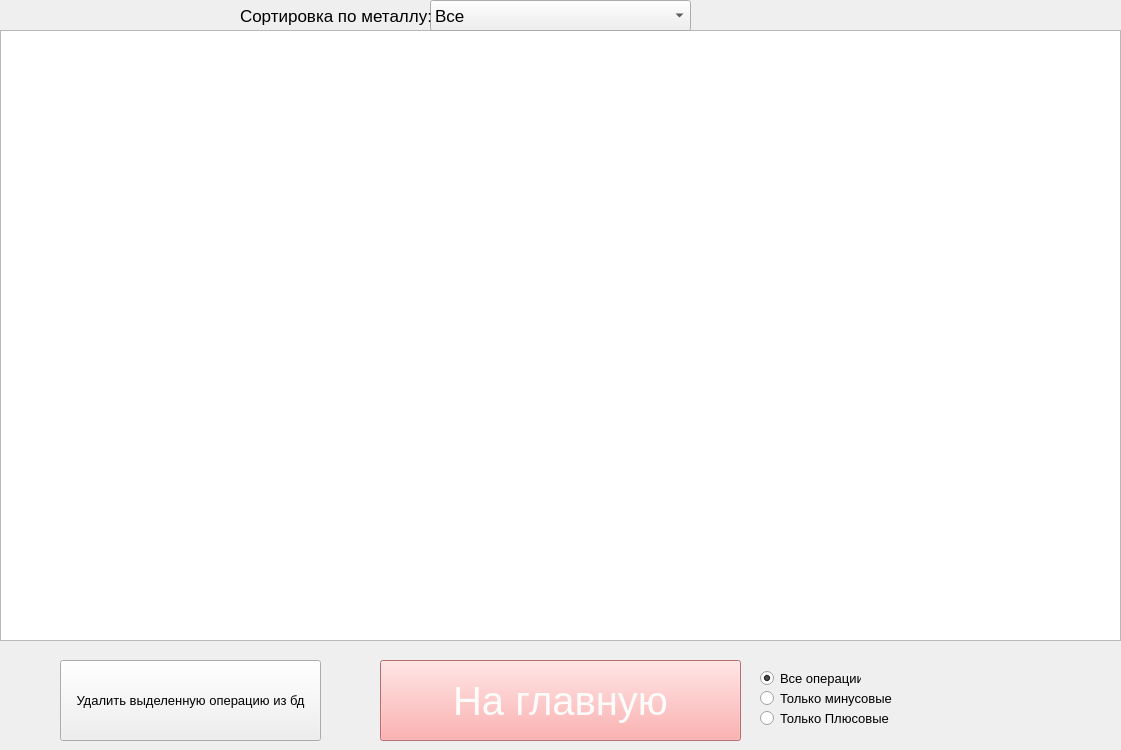
<?xml version="1.0" encoding="UTF-8"?>
<ui version="4.0">
 <class>Form</class>
 <widget class="QWidget" name="Form">
  <property name="geometry">
   <rect>
    <x>0</x>
    <y>0</y>
    <width>1121</width>
    <height>750</height>
   </rect>
  </property>
  <property name="windowTitle">
   <string>Form</string>
  </property>
  <widget class="QRadioButton" name="radioButton_all">
   <property name="geometry">
    <rect>
     <x>760</x>
     <y>670</y>
     <width>101</width>
     <height>17</height>
    </rect>
   </property>
   <property name="font">
    <font>
     <pointsize>10</pointsize>
    </font>
   </property>
   <property name="text">
    <string>Все операции</string>
   </property>
   <property name="checked">
    <bool>true</bool>
   </property>
   <attribute name="buttonGroup">
    <string notr="true">radiobuttonGroup</string>
   </attribute>
  </widget>
  <widget class="QPushButton" name="btn_removeOperation">
   <property name="geometry">
    <rect>
     <x>60</x>
     <y>660</y>
     <width>261</width>
     <height>81</height>
    </rect>
   </property>
   <property name="font">
    <font>
     <pointsize>10</pointsize>
    </font>
   </property>
   <property name="text">
    <string>Удалить выделенную операцию из бд</string>
   </property>
  </widget>
  <widget class="QTableWidget" name="tableWidget">
   <property name="geometry">
    <rect>
     <x>0</x>
     <y>30</y>
     <width>1121</width>
     <height>611</height>
    </rect>
   </property>
   <property name="font">
    <font>
     <pointsize>15</pointsize>
    </font>
   </property>
   <property name="sizeAdjustPolicy">
    <enum>QAbstractScrollArea::AdjustIgnored</enum>
   </property>
   <attribute name="horizontalHeaderCascadingSectionResizes">
    <bool>false</bool>
   </attribute>
   <attribute name="horizontalHeaderDefaultSectionSize">
    <number>157</number>
   </attribute>
   <attribute name="horizontalHeaderMinimumSectionSize">
    <number>70</number>
   </attribute>
   <attribute name="verticalHeaderCascadingSectionResizes">
    <bool>false</bool>
   </attribute>
  </widget>
  <widget class="QRadioButton" name="radioButton_negative">
   <property name="geometry">
    <rect>
     <x>760</x>
     <y>690</y>
     <width>141</width>
     <height>17</height>
    </rect>
   </property>
   <property name="font">
    <font>
     <pointsize>10</pointsize>
    </font>
   </property>
   <property name="text">
    <string>Только минусовые</string>
   </property>
   <attribute name="buttonGroup">
    <string notr="true">radiobuttonGroup</string>
   </attribute>
  </widget>
  <widget class="QPushButton" name="btn_goBack">
   <property name="geometry">
    <rect>
     <x>380</x>
     <y>660</y>
     <width>361</width>
     <height>81</height>
    </rect>
   </property>
   <property name="font">
    <font>
     <pointsize>30</pointsize>
    </font>
   </property>
   <property name="styleSheet">
    <string notr="true">background-color: rgb(255, 153, 153);
color: rgb(254, 251, 251);</string>
   </property>
   <property name="text">
    <string>На главную</string>
   </property>
  </widget>
  <widget class="QComboBox" name="comboBox_metals">
   <property name="geometry">
    <rect>
     <x>430</x>
     <y>0</y>
     <width>261</width>
     <height>31</height>
    </rect>
   </property>
   <property name="font">
    <font>
     <pointsize>13</pointsize>
    </font>
   </property>
   <item>
    <property name="text">
     <string>Все</string>
    </property>
   </item>
  </widget>
  <widget class="QLabel" name="label">
   <property name="geometry">
    <rect>
     <x>240</x>
     <y>0</y>
     <width>191</width>
     <height>31</height>
    </rect>
   </property>
   <property name="font">
    <font>
     <pointsize>13</pointsize>
    </font>
   </property>
   <property name="text">
    <string>Сортировка по металлу:</string>
   </property>
  </widget>
  <widget class="QRadioButton" name="radioButton_plus">
   <property name="geometry">
    <rect>
     <x>760</x>
     <y>710</y>
     <width>131</width>
     <height>17</height>
    </rect>
   </property>
   <property name="font">
    <font>
     <pointsize>10</pointsize>
    </font>
   </property>
   <property name="text">
    <string>Только Плюсовые</string>
   </property>
   <attribute name="buttonGroup">
    <string notr="true">radiobuttonGroup</string>
   </attribute>
  </widget>
 </widget>
 <resources/>
 <connections/>
 <buttongroups>
  <buttongroup name="radiobuttonGroup"/>
 </buttongroups>
</ui>
